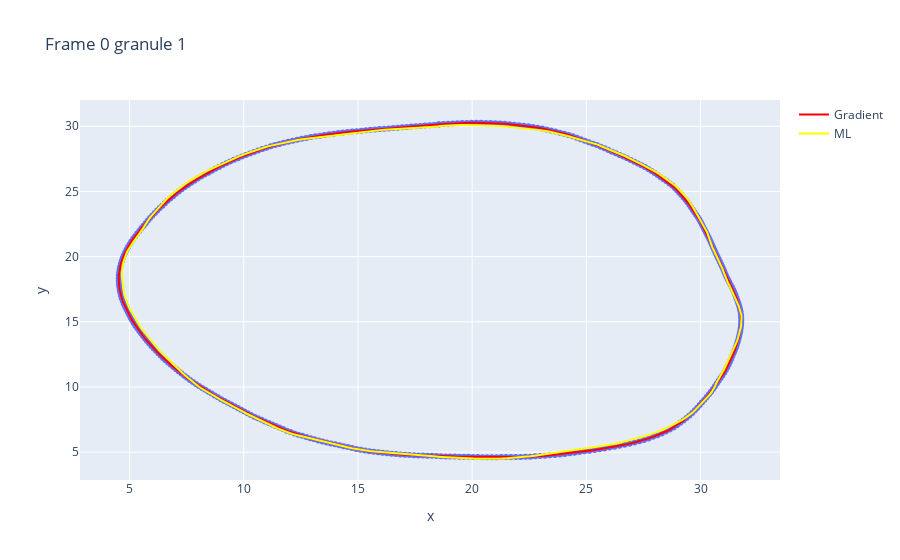

The cell this chart's notebook holds for it:
### Markdown cell above
# Plot

### Code cell
frame = 856
g_id = 425

granules_in_gradient_frame = fourier_pd_gradient_valid[fourier_pd_gradient_valid['frame'] == frame]
granules_in_frame_ml = fourier_pd_ml_valid[fourier_pd_ml_valid['frame'] == frame]

granule_f_gradient_terms = granules_in_gradient_frame[granules_in_gradient_frame['granule_id'] == g_id]
granule_f_terms_ml = granules_in_frame_ml[granules_in_frame_ml['granule_id'] == g_id]

xs, ys = get_coords(granule_f_gradient_terms, get_relative=True)
xy = np.vstack((xs,ys)).T
area_gradient = Polygon(xy)
xs_ml, ys_ml = get_coords(granule_f_terms_ml, get_relative=True) 
xy = np.vstack((xs_ml,ys_ml)).T 
area_ml = Polygon(xy) 

intersection = area_gradient.intersection(area_ml).area / area_gradient.union(area_ml).area

print(f"Area_g {area_gradient.area} | Area_ml {area_ml.area} | IoU: {intersection} | Same Position: {granule_f_gradient_terms.iloc[0][['x','y']].tolist() == granule_f_terms_ml.iloc[0][['x','y']].tolist()}")
fig = px.scatter(x=xs, y=ys, title=f"Frame {frame} granule {g_id}")
fig.add_trace(go.Scatter(x=xs, y=ys, marker=dict(color='red', size=16), name=f"Gradient"))
fig.add_trace(go.Scatter(x=xs_ml, y=ys_ml, marker=dict(color='yellow', size=16), name=f"ML"))
# fig.add_trace(go.Scatter(x=xs_ml, y=ys_ml, marker=dict(color='blue', size=2), mode="markers", name=f"100 p border {id}"))
fig.show()

### Figure 1 — Plotly figure (JSON) as saved in the notebook; plotly's stock layout.template omitted (floating-point values rounded to 4 significant figures; data arrays with more than 128 entries replaced by an {"elided": "..."} marker saying what was removed)
{"data": [{"hovertemplate": "x=%{x}<br>y=%{y}<extra></extra>", "legendgroup": "", "marker": {"color": "#636efa", "symbol": "circle"}, "mode": "markers", "name": "", "orientation": "v", "showlegend": false, "type": "scatter", "x": {"elided": "400 float values"}, "xaxis": "x", "y": {"elided": "400 float values"}, "yaxis": "y"}, {"marker": {"color": "red", "size": 16}, "name": "Gradient", "type": "scatter", "x": {"elided": "400 float values"}, "y": {"elided": "400 float values"}}, {"marker": {"color": "yellow", "size": 16}, "name": "ML", "type": "scatter", "x": {"elided": "400 float values"}, "y": {"elided": "400 float values"}}], "layout": {"legend": {"tracegroupgap": 0}, "title": {"text": "Frame 0 granule 1"}, "xaxis": {"anchor": "y", "domain": [0, 1], "title": {"text": "x"}}, "yaxis": {"anchor": "x", "domain": [0, 1], "title": {"text": "y"}}}}
